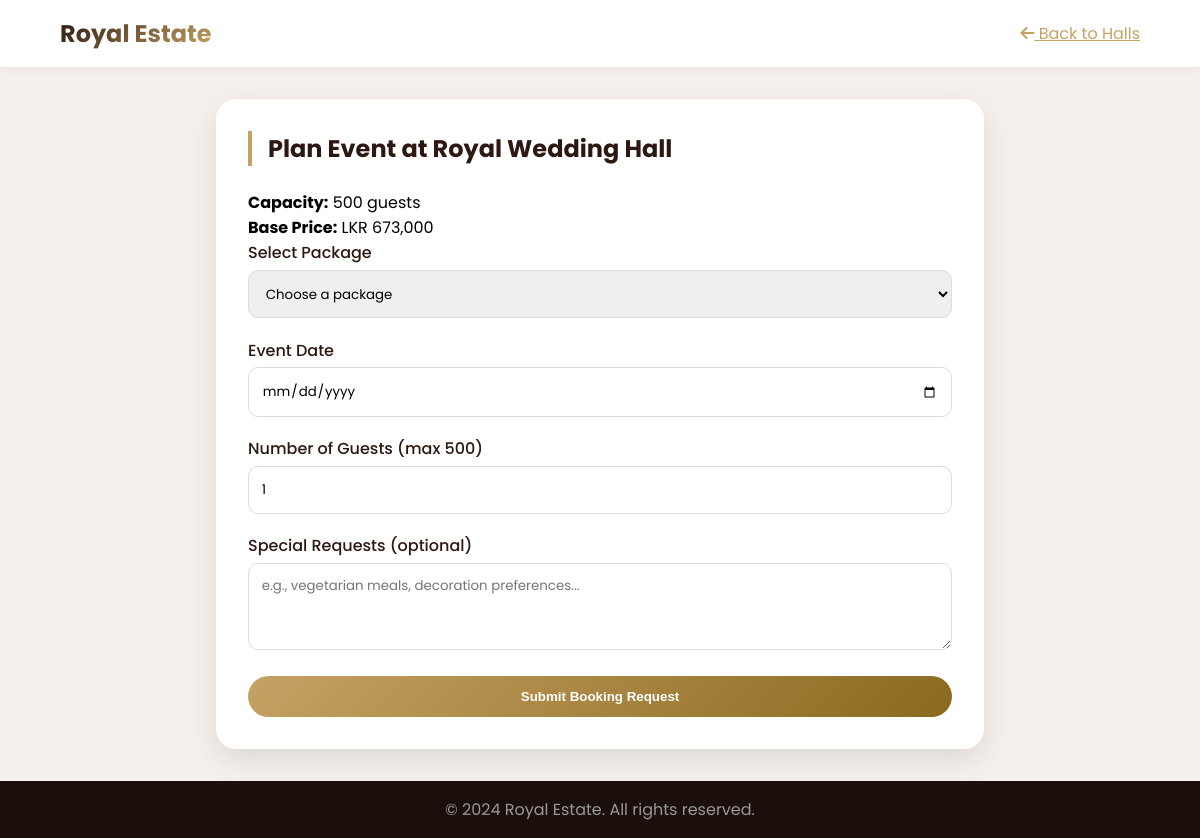
/event-booking.php?id=1 (signed in), run on the app's committed database.
### tables this page shows
CREATE TABLE `event_halls` (
  `id` int(11) NOT NULL,
  `name` varchar(100) NOT NULL,
  `category` enum('wedding','party','conference') DEFAULT 'wedding',
  `capacity` int(11) NOT NULL,
  `base_price` decimal(10,2) NOT NULL,
  `description` text DEFAULT NULL,
  `amenities` text DEFAULT NULL,
  `badge` varchar(100) DEFAULT 'Premium',
  `image` varchar(255) DEFAULT NULL,
  `images` text DEFAULT NULL,
  `status` enum('active','inactive') DEFAULT 'active',
  `created_at` timestamp NOT NULL DEFAULT current_timestamp()
);

### event-booking.php (the view, shortened to what this page needs)
<?php
require_once 'config/db_connection.php';
$hall_id = isset($_GET['id']) ? intval($_GET['id']) : 0;
$stmt = $conn->prepare("SELECT * FROM event_halls WHERE id = ? AND status = 'active'");
$stmt->bind_param("i", $hall_id);
$stmt->execute();
$hall = $stmt->get_result()->fetch_assoc();
$success = '';
$booking_data = null;
?>
<!DOCTYPE html>
<html lang="en">
<head>
    <link rel="stylesheet" href="https://cdnjs.cloudflare.com/ajax/libs/font-awesome/6.4.0/css/all.min.css">
</head>
<body>
<div class="navbar">
    <div class="logo"><h1>Royal Estate</h1></div>
    <a href="event-halls.php" style="color:#c5a263;"><i class="fas fa-arrow-left"></i> Back to Halls</a>
</div>
<div class="container">
    <div class="card">
        <h2>Plan Event at <?php echo htmlspecialchars($hall['name']); ?></h2>
        <p><strong>Capacity:</strong> <?php echo $hall['capacity']; ?> guests</p>
        <p><strong>Base Price:</strong> LKR <?php echo number_format($hall['base_price']); ?></p>
        <?php if ($success): ?>
            <div class="alert-success"><?php echo $success; ?></div>
            <div class="booking-summary">
                <h3>Booking Details</h3>
                <p><strong>Booking ID:</strong> #<?php echo $booking_data['id']; ?></p>
                <p><strong>Hall:</strong> <?php echo htmlspecialchars($booking_data['hall']); ?></p>
                <p><strong>Package:</strong> <?php echo htmlspecialchars($booking_data['package']); ?></p>
                <p><strong>Event Date:</strong> <?php echo $booking_data['date']; ?></p>
                <p><strong>Guests:</strong> <?php echo $booking_data['guests']; ?></p>
                <p><strong>Estimated Price:</strong> LKR <?php echo number_format($booking_data['estimated']); ?></p>
                <p><strong>Status:</strong> Pending</p>
                <hr>
                <p>You can view all your bookings in your <a href="user/my-event-bookings.php" style="color:#c5a263;">dashboard</a>.</p>
            </div>
            <a href="event-halls.php" class="back-link">← Plan another event</a>
        <?php else: ?>
            <form method="POST">
                <div class="form-group">
                    <label>Select Package</label>
                    <select name="package_id" required>
                        <option value="">Choose a package</option>
                    </select>
                </div>
                <div class="form-group">
                    <label>Event Date</label>
                    <input type="date" name="event_date" required min="<?php echo date('Y-m-d', strtotime('+1 day')); ?>">
                </div>
                <div class="form-group">
                    <label>Number of Guests (max <?php echo $hall['capacity']; ?>)</label>
                    <input type="number" name="guests" min="1" max="<?php echo $hall['capacity']; ?>" value="1" required>
                </div>
                <div class="form-group">
                    <label>Special Requests (optional)</label>
                    <textarea name="special_requests" rows="3" placeholder="e.g., vegetarian meals, decoration preferences..."></textarea>
                </div>
                <button type="submit" name="book_event">Submit Booking Request</button>
            </form>
        <?php endif; ?>
    </div>
</div>
<footer><p>&copy; 2024 Royal Estate. All rights reserved.</p></footer>
</body>
</html>

### event-booking.php (style rules this page uses)
* { margin:0; padding:0; box-sizing:border-box; }
body { font-family:'Poppins',sans-serif; background:#f5f0eb; }
.navbar { background:white; padding:1rem 5%; display:flex; justify-content:space-between; align-items:center; box-shadow:0 2px 10px rgba(0,0,0,0.05); }
.logo h1 { font-size:1.5rem; background:linear-gradient(135deg,#2c1810,#c5a263); -webkit-background-clip:text; color:transparent; }
.container { max-width:800px; margin:2rem auto; padding:0 1rem; }
.card { background:white; border-radius:20px; padding:2rem; box-shadow:0 10px 30px rgba(0,0,0,0.1); }
h2 { color:#2c1810; margin-bottom:1.5rem; border-left:4px solid #c5a263; padding-left:1rem; }
.form-group { margin-bottom:1.2rem; }
label { display:block; font-weight:500; margin-bottom:0.3rem; color:#2c1810; }
input, select, textarea { width:100%; padding:0.8rem; border-radius:10px; border:1px solid #ddd; font-family:'Poppins',sans-serif; }
button { background:linear-gradient(135deg,#c5a263,#8b691f); color:white; border:none; padding:0.8rem 2rem; border-radius:50px; cursor:pointer; font-weight:600; width:100%; }
footer { background:#1a0f0a; color:#999; text-align:center; padding:1rem; margin-top:2rem; }

### data on the page
event_halls: name "Royal Wedding Hall", capacity "500", base_price "673,000"
